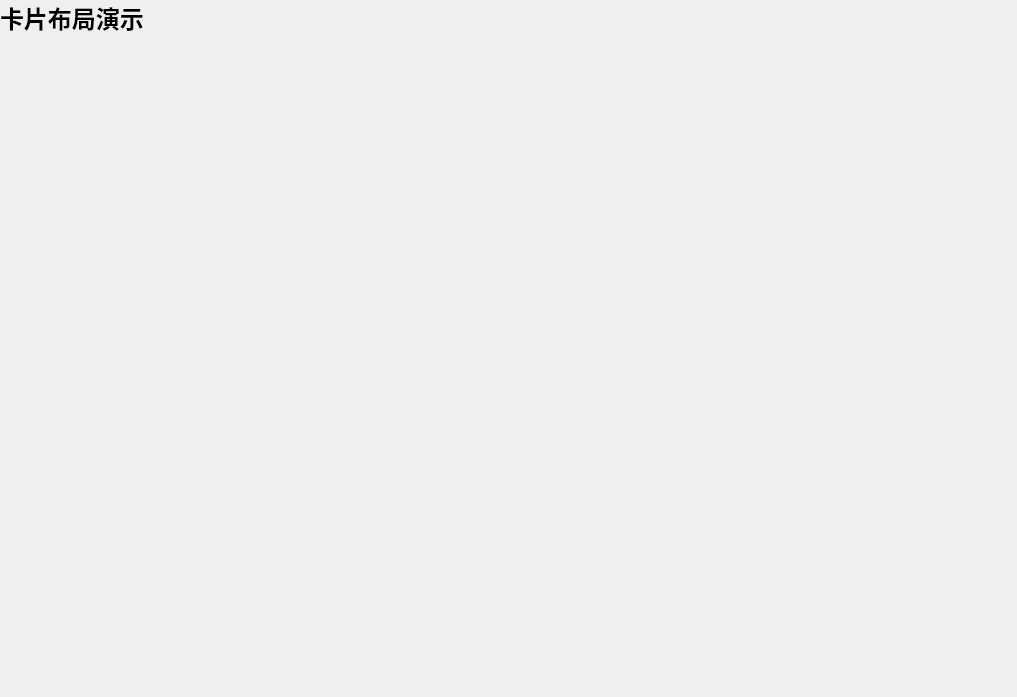
<?xml version="1.0" encoding="UTF-8"?>
<ui version="4.0">
 <class>CardPage</class>
 <widget class="QWidget" name="CardPage">
  <property name="geometry">
   <rect>
    <x>0</x>
    <y>0</y>
    <width>1017</width>
    <height>697</height>
   </rect>
  </property>
  <property name="windowTitle">
   <string>卡片布局演示</string>
  </property>
  <layout class="QVBoxLayout" name="mainLayout">
   <property name="spacing">
    <number>10</number>
   </property>
   <property name="leftMargin">
    <number>0</number>
   </property>
   <property name="topMargin">
    <number>0</number>
   </property>
   <property name="rightMargin">
    <number>0</number>
   </property>
   <property name="bottomMargin">
    <number>0</number>
   </property>
   <item>
    <widget class="QLabel" name="titleLabel">
     <property name="font">
      <font>
       <pointsize>18</pointsize>
       <bold>true</bold>
      </font>
     </property>
     <property name="text">
      <string>卡片布局演示</string>
     </property>
    </widget>
   </item>
   <item>
    <widget class="QScrollArea" name="scrollArea">
     <property name="widgetResizable">
      <bool>true</bool>
     </property>
     <property name="frameShape">
      <enum>QFrame::NoFrame</enum>
     </property>
     <widget class="QWidget" name="scrollAreaWidgetContents">
      <property name="geometry">
       <rect>
        <x>0</x>
        <y>0</y>
        <width>1017</width>
        <height>647</height>
       </rect>
      </property>
      <layout class="QVBoxLayout" name="scrollAreaLayout">
       <property name="spacing">
        <number>10</number>
       </property>
       <item>
        <widget class="QFrame" name="cardsContainer">
         <property name="frameShape">
          <enum>QFrame::NoFrame</enum>
         </property>
        </widget>
       </item>
      </layout>
     </widget>
    </widget>
   </item>
  </layout>
 </widget>
 <resources/>
 <connections/>
</ui>
